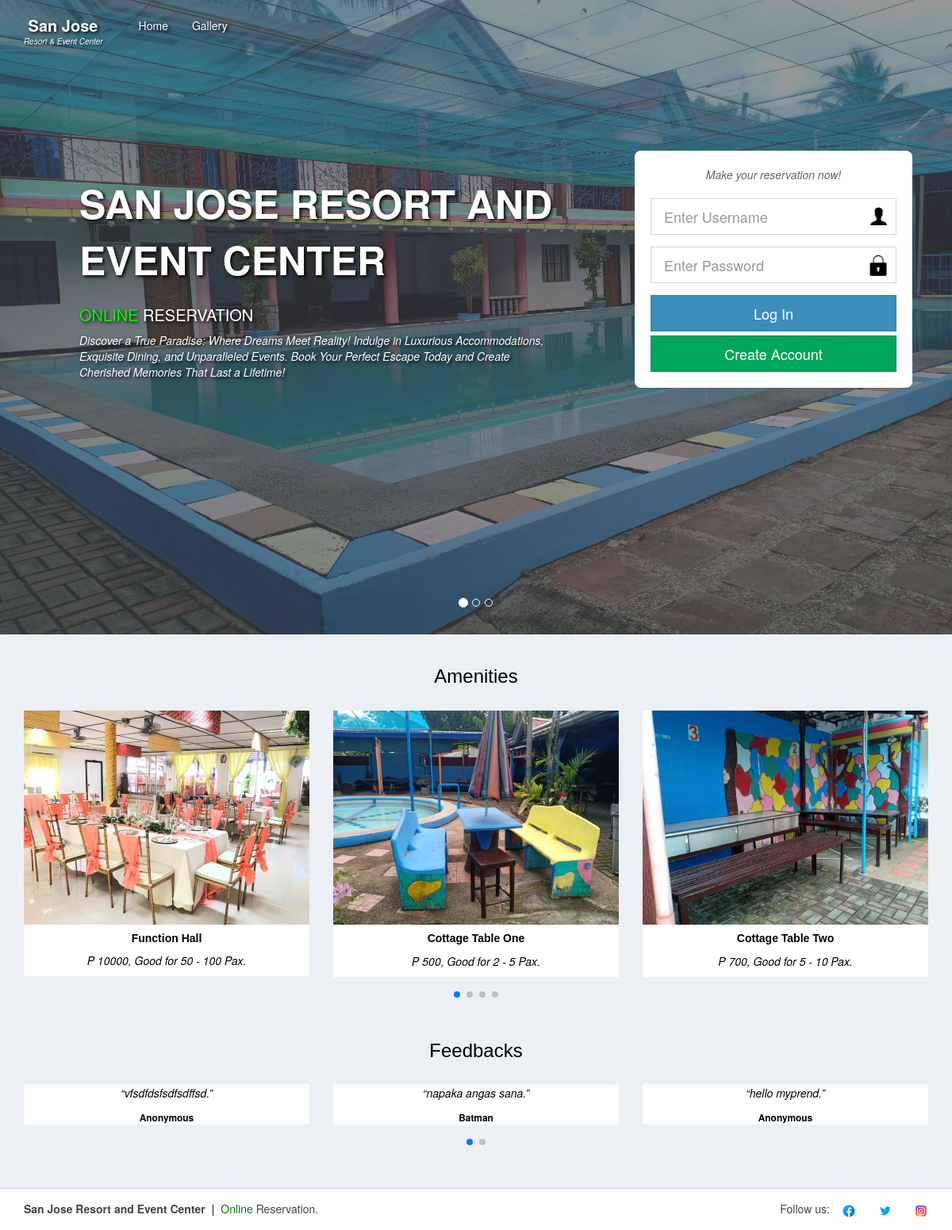
The app's page /home?home with its own data.
### tables this page shows
CREATE TABLE `feature` (
  `id` int(250) NOT NULL,
  `img` varchar(250) NOT NULL,
  `name` varchar(250) NOT NULL,
  `desc` varchar(250) NOT NULL
);

CREATE TABLE `feedback` (
  `feedback_id` int(250) NOT NULL,
  `cust_id` int(250) NOT NULL,
  `name` varchar(250) NOT NULL,
  `description` varchar(250) NOT NULL
);

### home/function/function_get.php (the view, shortened to what this page needs)
<?php
function get_feature($con) {
    $sql = "SELECT * FROM `feature`";
    $query = mysqli_query($con, $sql);
    if (mysqli_num_rows($query) > 0) {
        while ($fetch = mysqli_fetch_assoc($query)) {
            echo "<div class='swiper-slide'>
                        <div class='card'>
                        <img class='card-img-top' src='../admin/function/".$fetch['img']."' alt='Card image cap' width='300px' height='300px'>
                        <div class='card-body'>
                        <h5 class='card-title border-bottom pb-3'><b>".$fetch['name']."</b><a href='#' class='float-right d-inline-flex share'></a></h5>
                        <p class='card-text pr-3 pl-3'>".$fetch['desc']."</p>
                        </div>
                    </div>
                </div>";
        }
    }else {
        echo "no picture to display";
    }
}
function get_feedbacks($con) {
    $sql = "SELECT * FROM `feedback`";
    $query = mysqli_query($con, $sql);
    if (mysqli_num_rows($query) > 0) {
        while ($fetch = mysqli_fetch_assoc($query)) {
            echo "<div class='swiper-slide'>
                  <div class='col-sm-12'>
                    <p>&ldquo;".$fetch["description"].".&rdquo;</p>
                    <small><strong>".ucfirst($fetch["name"])."</strong></small>
                   </div>
                </div>";
        }
    }
}

### home/css/designE.css (style rules this page uses)
body, html { height: 100%; padding: 0; margin: 0; font-family: 'Poppins', sans-serif; }

### home/index.php (style rules this page uses)
html, body { position: relative; height: 100%; }
body { background: #eee; font-family: Helvetica Neue, Helvetica, Arial, sans-serif; font-size: 14px; color: #000; margin: 0; padding: 0; }
.swiper-slide { text-align: center; background: #fff; display: flex; justify-content: center; align-items: center; }
.swiper-slide img { display: block; width: 100%; height: 100%; object-fit: cover; }
p { font-style:italic; }

### records on screen
feature: img (picture), name "Function Hall", desc "P 10000, Good for 50 - 100 Pax."
feature: img (picture), name "Cottage Table One", desc "P 500, Good for 2 - 5 Pax."
feature: img (picture), name "Cottage Table Two", desc "P 700, Good for 5 - 10 Pax."
feedback: description "vfsdfdsfsdfsdffsd", name "Anonymous"
feedback: description "napaka angas sana", name "Batman"
feedback: description "hello myprend", name "Anonymous"
